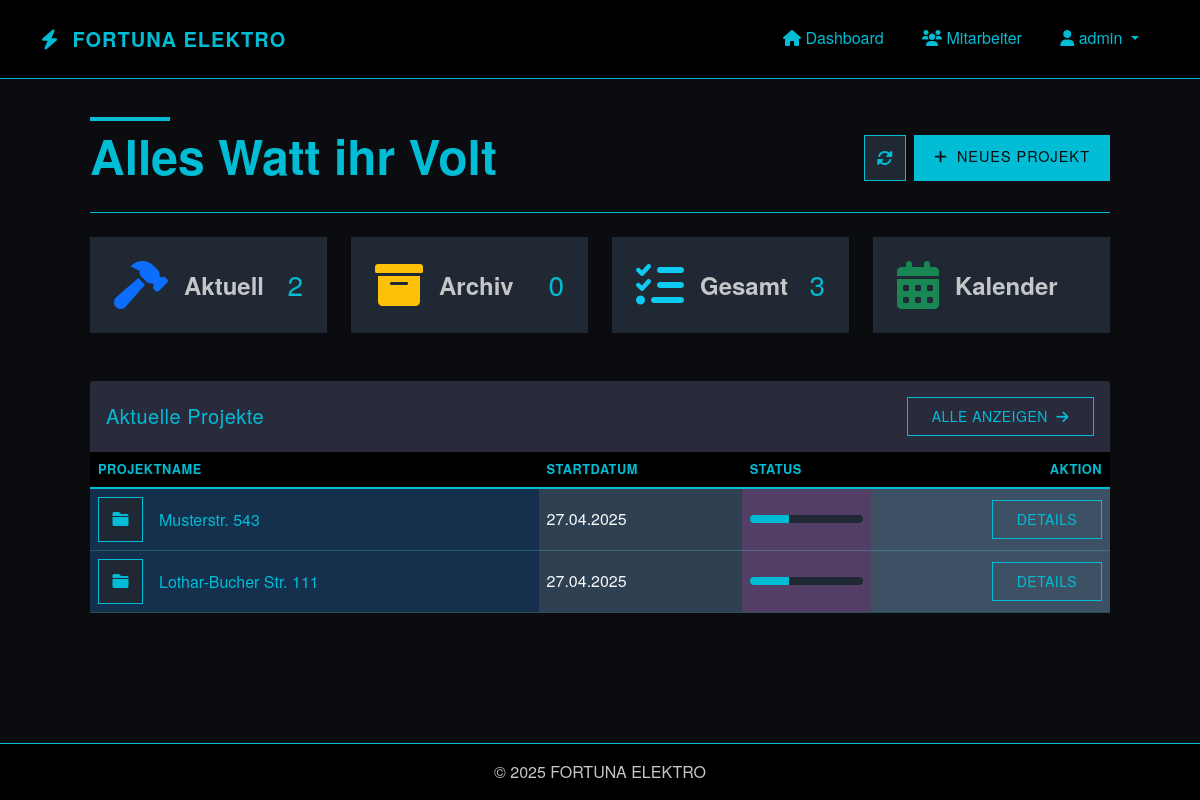
Screenshot of / (signed in) with the database file from the repository.
### app/models/user.py (models this page shows, shortened)
class User(UserMixin, db.Model):
    id = db.Column(db.Integer, primary_key=True)
    username = db.Column(db.String(64), unique=True, nullable=False)
    password_hash = db.Column(db.String(128), nullable=False)
    role = db.Column(db.String(20), nullable=False, default='installateur')  # 'admin' oder 'installateur'
    is_active = db.Column(db.Boolean, default=True)
    created_at = db.Column(db.DateTime, default=datetime.utcnow)
    projects = db.relationship('Project', backref='creator', lazy='dynamic')
    files = db.relationship('File', backref='uploader', lazy='dynamic')
    timesheets = db.relationship('Timesheet', backref='employee', lazy='dynamic')
    def is_admin(self):
        return self.role == 'admin'

### app/models/project.py (models this page shows, shortened)
class Project(db.Model):
    id = db.Column(db.Integer, primary_key=True)
    name = db.Column(db.String(128), nullable=False)  # Adresse als Projektname
    description = db.Column(db.Text)
    start_date = db.Column(db.DateTime, default=datetime.utcnow)
    end_date = db.Column(db.DateTime)
    status = db.Column(db.String(20), default='in_bearbeitung')  # 'in_bearbeitung', 'abgeschlossen', 'archiviert'
    creator_id = db.Column(db.Integer, db.ForeignKey('user.id'), nullable=False)
    files = db.relationship('File', backref='project', lazy='dynamic', cascade='all, delete-orphan')
    timesheets = db.relationship('Timesheet', backref='project', lazy='dynamic', cascade='all, delete-orphan')

### app/routes/dashboard.py (the view)
@dashboard.route('/')
@login_required
def index():
    in_progress = Project.query.filter_by(status='in_bearbeitung').order_by(Project.start_date.desc()).all()
    completed = Project.query.filter_by(status='abgeschlossen').order_by(Project.start_date.desc()).all()
    archived = Project.query.filter_by(status='archiviert').order_by(Project.start_date.desc()).all()
    return render_template(
        'dashboard/index.html',
        title='Dashboard',
        in_progress=in_progress,
        completed=completed,
        archived=archived
    )

### app/models/user.py (called while the page is built)
@login_manager.user_loader
def load_user(id):
    return User.query.get(int(id))

### app/templates/dashboard/index.html (shortened to what this page needs)
{% extends "base.html" %}
{% block content %}
<div class="container-fluid py-4">
    <div class="d-flex flex-column flex-md-row justify-content-between align-items-start align-items-md-center mb-4 gap-3">
        <div class="position-relative">
            <div class="dashboard-heading-decoration"></div>
            <h4 class="fw-bold mb-1 display-5 position-relative">Alles Watt ihr Volt</h4>
        </div>
        <div class="d-flex">
            <a href="{{ url_for('dashboard.index') }}" class="btn btn-light me-2 btn-refresh" aria-label="Aktualisieren">
                <i class="fas fa-sync-alt"></i>
            </a>
            <a href="{{ url_for('projects.new_project') }}" class="btn btn-gradient">
                <i class="fas fa-plus me-1"></i> Neues Projekt
            </a>
        </div>
    </div>
<div class="row g-4 mb-5">
    <div class="col-12 col-sm-6 col-lg-3">
        <div class="card h-100 border-0 shadow-hover stat-card custom-stat-card" data-bs-toggle="modal" data-bs-target="#projectsModal" data-tab-target="in-progress-tab">
            <div class="card-body p-4">
                <div class="d-flex align-items-center justify-content-between">
                    <div class="d-flex align-items-center gap-3">
                        <i class="fas fa-hammer fa-3x text-primary"></i>
                        <span class="text-muted fw-bold fs-4">Aktuell</span>
                    </div>
                    <h3 class="mb-0">{{ in_progress|length }}</h3>
                </div>
            </div>
        </div>
    </div>
    <div class="col-12 col-sm-6 col-lg-3">
        <div class="card h-100 border-0 shadow-hover stat-card custom-stat-card" data-bs-toggle="modal" data-bs-target="#projectsModal" data-tab-target="archived-tab">
            <div class="card-body p-4">
                <div class="d-flex align-items-center justify-content-between">
                    <div class="d-flex align-items-center gap-3">
                        <i class="fas fa-archive fa-3x text-warning"></i>
                        <span class="text-muted fw-bold fs-4">Archiv</span>
                    </div>
                    <h3 class="mb-0">{{ archived|length }}</h3>
                </div>
            </div>
        </div>
    </div>
    <div class="col-12 col-sm-6 col-lg-3">
        <div class="card h-100 border-0 shadow-hover stat-card custom-stat-card" data-bs-toggle="modal" data-bs-target="#projectsModal" data-tab-target="all-tab">
            <div class="card-body p-4">
                <div class="d-flex align-items-center justify-content-between">
                    <div class="d-flex align-items-center gap-3">
                        <i class="fas fa-tasks fa-3x text-info"></i>
                        <span class="text-muted fw-bold fs-4">Gesamt</span>
                    </div>
                    <h3 class="mb-0">{{ (in_progress|length) + (completed|length) + (archived|length) }}</h3>
                </div>
            </div>
        </div>
    </div>
    <div class="col-12 col-sm-6 col-lg-3">
        <div class="card h-100 border-0 shadow-hover stat-card custom-stat-card" data-bs-toggle="modal" data-bs-target="#projectsModal" data-tab-target="calendar-tab">
            <div class="card-body p-4">
                <div class="d-flex align-items-center justify-content-between">
                    <div class="d-flex align-items-center gap-3">
                        <i class="fas fa-calendar-alt fa-3x text-success"></i>
                        <span class="text-muted fw-bold fs-4">Kalender</span>
                    </div>
                </div>
            </div>
        </div>
    </div>
</div>
<div class="row mb-4">
    <div class="col-12">
        <div class="card border-0 shadow-hover aktuelle-projekte">
            <div class="card-header border-0 py-3">
                <div class="d-flex justify-content-between align-items-center">
                    <h5 class="mb-0"> Aktuelle Projekte</h5>
                    <button class="btn btn-sm btn-outline-primary" data-bs-toggle="modal" data-bs-target="#projectsModal">
                        Alle anzeigen <i class="fas fa-arrow-right ms-1"></i>
                    </button>
                </div>
            </div>
            <div class="card-body p-0">
                {% if in_progress %}
                    <div class="table-responsive" >
                        <table class="table table-hover align-middle mb-0" >
                            <thead>
                                <tr>
                                    <th>Projektname</th>
                                    <th class="d-none d-md-table-cell">Startdatum</th>
                                    <th class="d-none d-lg-table-cell" >Status</th>
                                    <th class="text-end">Aktion</th>
                                </tr>
                            </thead>
                            <tbody>
                                {% for project in in_progress[:5] %}
                                    <tr>
                                        <td style="background-color: #14304d">
                                            <div class="d-flex align-items-center" >
                                                <div class="project-icon me-3" >
                                                    <i class="fas fa-folder" style="color: var(--accent);"></i>
                                                </div>
                                                <div>
                                                    <h6 class="mb-0" >{{ project.name }}</h6>
                                                </div>
                                            </div>
                                        </td>
                                        <td class="d-none d-md-table-cell text-light" style="background-color: #2f4052">{{ project.start_date.strftime('%d.%m.%Y') }}</td>
                                        <td class="d-none d-lg-table-cell" style="background-color: #533f66">
                                            <div class="progress" style="height: 8px; background-color: var(--primary-light);">
                                                <div class="progress-bar" role="progressbar" style="width:35%; background-color: var(--accent);"></div>
                                            </div>
                                        </td>
                                        <td class="text-end"  style="background-color: #3e5063">
                                            <a href="{{ url_for('projects.view_project', project_id=project.id) }}" class="btn btn-sm btn-outline-primary">
                                                Details
                                            </a>
                                        </td>
                                    </tr>
                                {% endfor %}
                            </tbody>
                        </table>
                    </div>
                {% endif %}
            </div>
        </div>
    </div>
</div>
</div>
                        {% set all_projects = in_progress + completed + archived %}
{% endblock %}

### app/templates/base.html (shortened to what this page needs)
<!DOCTYPE html>
<html lang="de">
<head>
    <link href="https://cdn.jsdelivr.net/npm/bootstrap@5.3.0/dist/css/bootstrap.min.css" rel="stylesheet">
    <link rel="stylesheet" href="https://cdnjs.cloudflare.com/ajax/libs/font-awesome/6.0.0/css/all.min.css">
    <link rel="stylesheet" href="{{ url_for('static', filename='css/style.css') }}">
</head>
<body>
    <nav class="navbar navbar-expand-lg navbar-dark mb-4">
        <div class="container">
            <a class="navbar-brand" href="{{ url_for('dashboard.index') }}">
                <i class="fas fa-bolt"></i> FORTUNA ELEKTRO
            </a>
            <div class="collapse navbar-collapse" id="navbarNav">
                <ul class="navbar-nav ms-auto">
                    {% if current_user.is_authenticated %}
                        <li class="nav-item">
                            <a class="nav-link" href="{{ url_for('dashboard.index') }}">
                                <i class="fas fa-home"></i> Dashboard
                            </a>
                        </li>
                        {% if current_user.is_admin() %}
                            <li class="nav-item">
                                <a class="nav-link" href="{{ url_for('admin.list_users') }}">
                                    <i class="fas fa-users"></i> Mitarbeiter
                                </a>
                            </li>
                        {% endif %}
                        <li class="nav-item dropdown">
                            <a class="nav-link dropdown-toggle" href="#" role="button" data-bs-toggle="dropdown">
                                <i class="fas fa-user"></i> {{ current_user.username }}
                            </a>
                        </li>
                    {% else %}
                        <li class="nav-item">
                            <a class="nav-link" href="{{ url_for('auth.login') }}">
                                <i class="fas fa-sign-in-alt"></i> Anmelden
                            </a>
                        </li>
                    {% endif %}
                </ul>
            </div>
        </div>
    </nav>
    <div class="container mb-5">
        {% block content %}{% endblock %}
    </div>
    <footer class="footer mt-auto py-3">
        <div class="container text-center">
            <span class="text-muted">&copy; 2025 FORTUNA ELEKTRO </span>
        </div>
    </footer>
</body>
</html>

### app/templates/base.html (style rules this page uses)
:root { --primary: #0B0C10; --primary-light: #1F2833; --primary-dark: #000000; --accent: #66FCF1; --accent-light: #45A29E; --success: #45A29E; --danger: #FF3B3B; --warning: #FF8F00; --info: #66FCF1; --light-bg: #1F2833; --card-bg: #0B0C10; --text-dark: #FFFFFF; --text-muted: #C5C6C7; }
body { background-color: var(--primary); color: var(--text-white); min-height: 100vh; display: flex; flex-direction: column; }
.navbar { background-color: var(--primary-dark) !important; border-bottom: 1px solid var(--accent); padding: 0.8rem 1rem; }
.navbar-brand { color: var(--accent) !important; font-weight: 700; letter-spacing: 1px; }
.navbar-brand i { color: var(--accent); margin-right: 8px; }
.nav-link { color: var(--accent) !important; position: relative; padding: 0.8rem 1.2rem !important; border-bottom: 3px solid transparent; transition: all 0.3s ease; }
.container { flex: 1; }
.footer { background-color: var(--primary-dark) !important; border-top: 1px solid var(--accent); margin-top: auto; padding: 1rem 0; }
.footer .text-muted { color: var(--text-muted) !important; }
.btn { border-radius: 0; padding: 0.5rem 1.5rem; transition: all 0.3s ease; text-transform: uppercase; letter-spacing: 0.5px; font-weight: 500; }
.card { background-color: var(--primary-light); border: 1px solid var(--accent); border-radius: 0; }
.card-header { background-color: rgba(102, 252, 241, 0.1); border-bottom: 1px solid var(--accent); font-weight: 600; letter-spacing: 0.5px; color: var(--accent); }
.table { color: var(--accent); }
.table thead th { background-color: var(--primary-dark); color: var(--accent); border-bottom: 2px solid var(--accent); text-transform: uppercase; letter-spacing: 0.5px; font-size: 0.9rem; font-weight: 600; }
.table tbody tr { border-bottom: 1px solid rgba(102, 252, 241, 0.2); }
.card-body, .card-body p, .card-body label, .card-body .form-text, .card-body small { color: #66d9ff !important; }

### rows the page displays
User: username "admin"
Project: name "Musterstr. 543", start_date "27.04.2025"
Project: name "Lothar-Bucher Str. 111", start_date "27.04.2025"

### other values shown
{{ in_progress|length }} "2"
{{ archived|length }} "0"
{{ (in_progress|length) + (completed|length) + (archived|length) }} "3"
